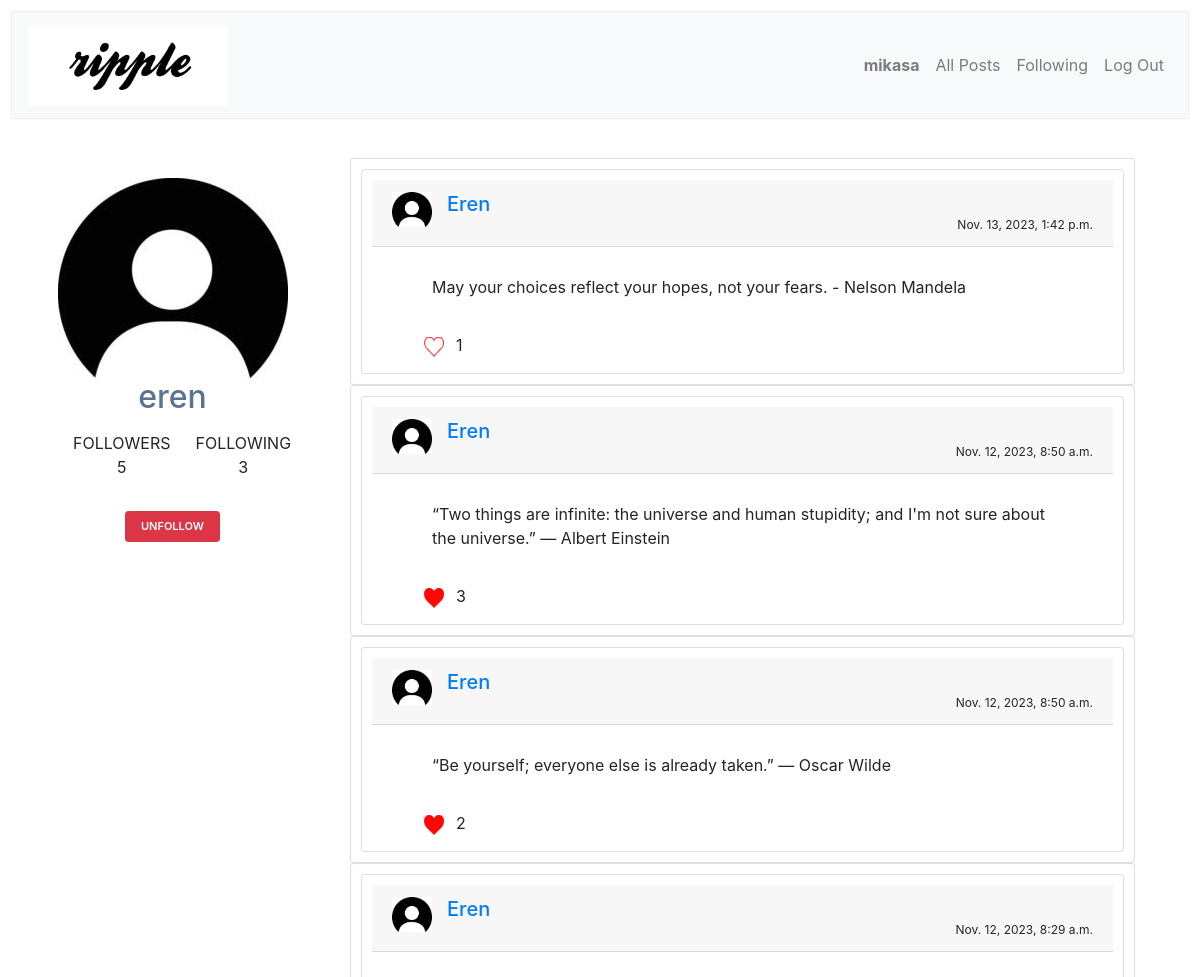
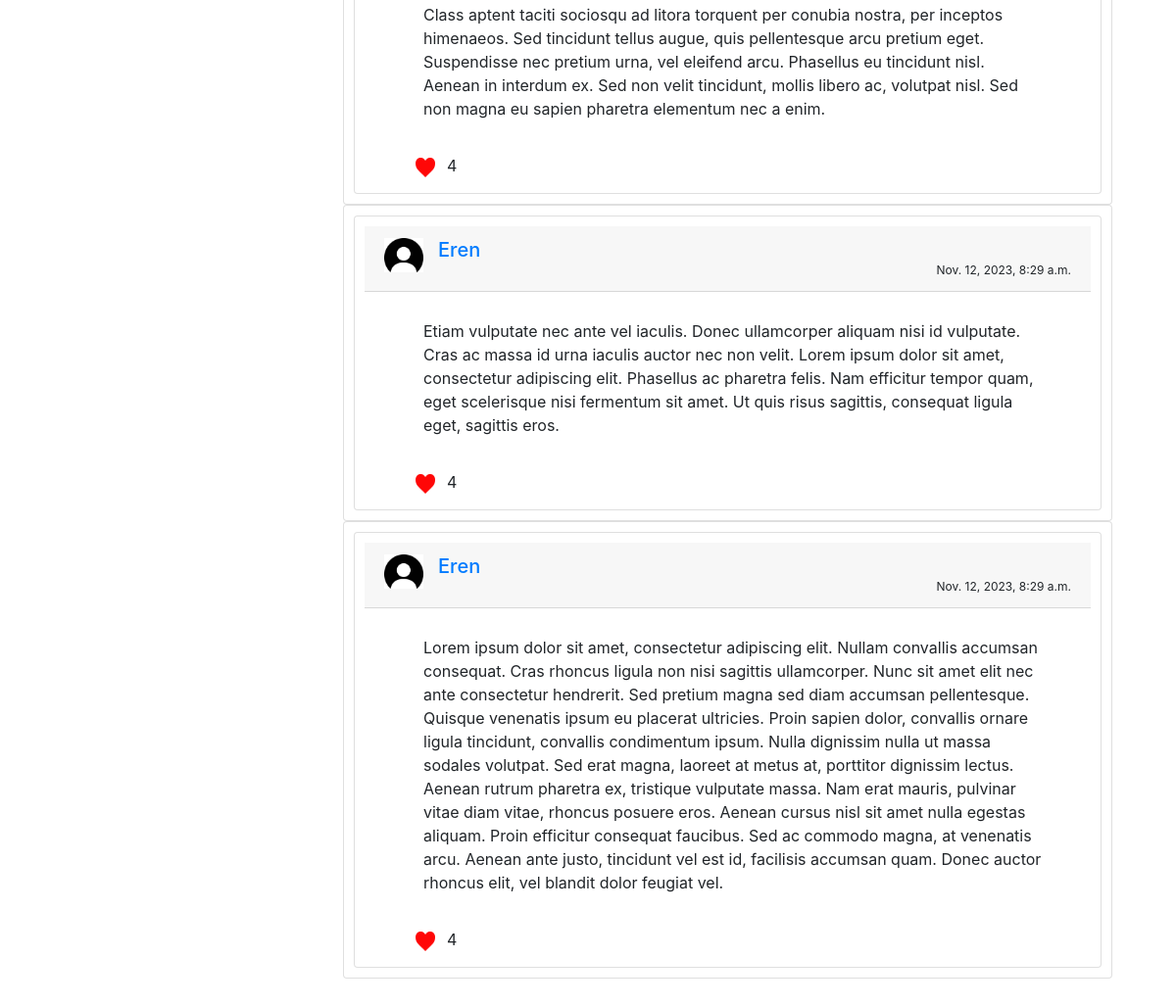
/eren (signed in), run on the app's committed database (2 pictures, top to bottom).
### network/models.py (models this page shows)
class User(AbstractUser):
    followers = models.ManyToManyField("self", symmetrical=False, related_name="following")

class Post(models.Model):
    creator = models.ForeignKey(User, on_delete=models.CASCADE, related_name="creator")
    text = models.CharField(max_length=300)
    timestamp = models.DateTimeField(auto_now_add=True)

### network/views.py (the view)
# urls.py: path("<str:username>", views.profile, name="profile"),
def profile(request, username):
    user = request.user
    this_user = User.objects.get(username=username)
    follow_status = user.following.filter(id=this_user.id).exists()
    if request.method == "POST":
        if follow_status:
            user.following.remove(this_user)
        else:
            user.following.add(this_user)
        follow_status = user.following.filter(id=this_user.id).exists()
    follower_count = this_user.followers.count()
    following_count = this_user.following.count()
    posts = Post.objects.filter(creator=this_user).order_by("-timestamp")
    if user.is_authenticated:
        liked_posts = [post for post in posts if Like.objects.filter(post=post, user=user).exists()]
    else:
        liked_posts = []
    return render(request, "network/profile.html", {
        "this_user":this_user,
        "followers": follower_count,
        "following": following_count,
        "follow_status": follow_status,
        "posts": posts,
        "liked_posts": liked_posts,
        "user": user
    })

### network/templates/network/profile.html (shortened to what this page needs)
{% extends "network/layout.html" %}
{% load static %}
{% block body %}
    {% if user.is_authenticated %}
    <div class="container">
        <div class="row profile">
            <div class="col-md-3">
                <div class="profile-sidebar">
                    <div class="profile-usertitle">
                        <div class="profile-userpic">
                            <img src="{% static '/network/dp.jpg' %}" class="img-responsive" alt="">
                        </div>
                        <div class="profile-usertitle-name">
                            <h2>{{ this_user.username }}</h2>
                        </div>
                        <div class="profile-usertitle-follower btn-group container" style="border-color: #007aff;" role="group">
                            <div class="btn">Followers {{ followers }}</div>
                            <div class="btn">Following {{ following }}</div>
                        </div>
                    </div>
                    <div class="profile-userbuttons">
                        {% if user != this_user %}
                            <div class="follow-unfollow">
                                <form action="{% url 'profile' this_user.username %}" method="post">
                                    {% if not follow_status %}
                                        <input type="submit" value="Follow" id="follow" class="btn btn-success btn-sm">
                                        <input type="submit" value="Unfollow" id="unfollow" hidden>
                                    {% else %}
                                        <input type="submit" value="Unfollow" id="unfollow" class="btn btn-danger btn-sm">
                                    {% endif %}
                                </form>
                            </div>
                        {% endif %}
                    </div>
                </div>
            </div>
            <div class="col-md-9">
                <div class="profile-content">
                    {% for post in posts %}
                    <div>
                        <section class="card">
                            <div class="post card">
                                <div class="card-header container">
                                    <div class="text-capitalize h5 mb-0">
                                        <img class="thumbnail pull-left media-object" src="../static/network/dp.jpg" width="40px">
                                        <a href="/{{ post.creator }}" style="margin: 15px;">{{ post.creator }}</a>
                                    </div>
                                    <div class="timestamp">{{ post.timestamp }}</div>
                                </div>
                                <div class="post-content card-body my-2">{{ post.text }}</div>
                                <div class="like">
                                    <button class="like-button btn" style="border: none;">
                                        {% if post in liked_posts %}
                                        <img src="{% static 'network/liked.png' %}" alt="liked" width="20px" height="20px" class="unlike-icon">
                                        {% else %}
                                        <img src="{% static 'network/like.png' %}" alt="like" width="20px" height="20px" class="like-icon">
                                        {% endif %}
                                    </button>
                                    <div class="like-count" style="display: grid; place-items: center;">{{ post.liked_on.count }}</div>
                                </div>
                            </div>
                        </section>
                    </div>
                    {% empty %}
                        <div>No posts so far!</div>
                    {% endfor %}
                </div>
            </div>
        </div>
    </div>
    {% else %}
        <h2>You are not logged in!</h2>
    {% endif %}
{% endblock %}

### network/templates/network/layout.html (shortened to what this page needs)
{% load static %}
<!DOCTYPE html>
<html lang="en">
    <head>
        <link rel="stylesheet" href="https://cdnjs.cloudflare.com/ajax/libs/font-awesome/4.7.0/css/font-awesome.min.css">
        <link href="{% static 'network/styles.css' %}" rel="stylesheet">
        <link rel="stylesheet" href="https://stackpath.bootstrapcdn.com/bootstrap/4.4.1/css/bootstrap.min.css">
    </head>
    <body>
        <nav class="navbar navbar-expand-lg navbar-light bg-light navbar-custom">
            <a class="navbar-brand navbar-header nav" href="{% url 'index' %}">
                <div class="network-img">
                    <img src="{% static 'network/ripple.png' %}" alt="Connect" style="width: 200px;">
                </div>
            </a>
            <div class="navbar-nav ml-auto">
              <ul class="navbar-nav ml-auto navbar-right">
                {% if user.is_authenticated %}
                    <li class="nav-item">
                        <a class="nav-link" href="{% url 'profile' user.username %}"><strong>{{ user.username }}</strong></a>
                    </li>
                {% endif %}
                <li class="nav-item">
                  <a class="nav-link" href="{% url 'index' %}">All Posts</a>
                </li>
                {% if user.is_authenticated %}
                    <li class="nav-item">
                        <a class="nav-link" href="{% url 'following' %}">Following</a>
                    </li>
                    <li class="nav-item">
                        <a class="nav-link" href="{% url 'logout' %}">Log Out</a>
                    </li>
                {% endif %}
              </ul>
            </div>
          </nav>
        <div class="body">
            {% block body %}
            {% endblock %}
        </div>
    </body>
</html>

### network/static/network/styles.css (style rules this page uses)
form { display: block; }
body { margin: 20px; padding: 12px; }
.card { padding: 10px; }
.timestamp { font-size: 12px; text-align: right; }
.like { display: flex; }
.navbar-custom { background: #fff; border-color: #ccc; box-shadow: 0 0 2px 0 #ccc; }
.post-content, .like { margin-left: 40px; margin-right: 30px; }
.profile { margin: 20px 0; }
.profile-sidebar { padding: 20px 0 10px 0; background: #fff; }
.profile-usertitle { text-align: center; margin-top: 20px; }
.profile-usertitle-name { color: #5a7391; font-size: 16px; font-weight: 600; margin-bottom: 7px; }
.profile-usertitle-follower { display: flex; text-transform: uppercase; color: #5b9bd1; font-size: 12px; font-weight: 600; margin-bottom: 15px; }
.profile-userbuttons { text-align: center; margin-top: 10px; }
.profile-userbuttons .btn { text-transform: uppercase; font-size: 11px; font-weight: 600; padding: 6px 15px; margin-right: 5px; }
.profile-userbuttons .btn:last-child { margin-right: 0px; }
.profile-content { padding: 20px; background: #fff; min-height: 460px; }

### data on the page
User: username "mikasa"
User: username "eren"
Post: creator "Eren", timestamp "Nov. 13, 2023, 1:42 p.m.", text "May your choices reflect your hopes, not your fears. - Nelson Mandela", liked_on.count "1"
Post: creator "Eren", timestamp "Nov. 12, 2023, 8:50 a.m.", text "“Two things are infinite: the universe and human stupidity; and I'm not sure about the universe.” ― Albert Einstein", liked_on.count "3"
Post: creator "Eren", timestamp "Nov. 12, 2023, 8:50 a.m.", text "“Be yourself; everyone else is already taken.” ― Oscar Wilde", liked_on.count "2"
Post: creator "Eren", timestamp "Nov. 12, 2023, 8:29 a.m.", text "Class aptent taciti sociosqu ad litora torquent per conubia nostra, per inceptos himenaeos. Sed tincidunt tellus augue, quis pellentesque arcu pretium eget. Suspendisse nec pretium urna, vel eleifend arcu. Phasellus eu tincidunt nisl. Aenean in interdum ex. Sed non velit tincidunt, mollis libero ac, volutpat nisl. Sed non magna eu sapien pharetra elementum nec a enim.", liked_on.count "4"
Post: creator "Eren", timestamp "Nov. 12, 2023, 8:29 a.m.", text "Etiam vulputate nec ante vel iaculis. Donec ullamcorper aliquam nisi id vulputate. Cras ac massa id urna iaculis auctor nec non velit. Lorem ipsum dolor sit amet, consectetur adipiscing elit. Phasellus ac pharetra felis. Nam efficitur tempor quam, eget scelerisque nisi fermentum sit amet. Ut quis risus sagittis, consequat ligula eget, sagittis eros.", liked_on.count "4"
Post: creator "Eren", timestamp "Nov. 12, 2023, 8:29 a.m.", text "Lorem ipsum dolor sit amet, consectetur adipiscing elit. Nullam convallis accumsan consequat. Cras rhoncus ligula non nisi sagittis ullamcorper. Nunc sit amet elit nec ante consectetur hendrerit. Sed pretium magna sed diam accumsan pellentesque. Quisque venenatis ipsum eu placerat ultricies. Proin sapien dolor, convallis ornare ligula tincidunt, convallis condimentum ipsum. Nulla dignissim nulla ut massa sodales volutpat. Sed erat magna, laoreet at metus at, porttitor dignissim lectus. Aenean rutrum pharetra ex, tristique vulputate massa. Nam erat mauris, pulvinar vitae diam vitae, rhoncus posuere eros. Aenean cursus nisl sit amet nulla egestas aliquam. Proin efficitur consequat faucibus.…", liked_on.count "4"

### other printed values
{{ followers }} "5"
{{ following }} "3"
